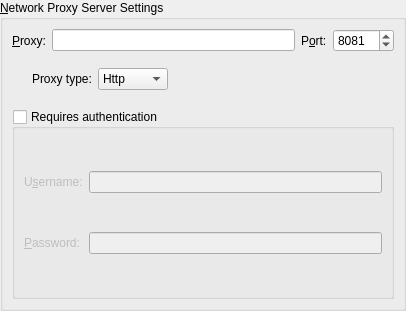
<?xml version="1.0" encoding="UTF-8"?>
<ui version="4.0">
 <class>ProxySettingsWidget</class>
 <widget class="QWidget" name="ProxySettingsWidget">
  <property name="geometry">
   <rect>
    <x>0</x>
    <y>0</y>
    <width>406</width>
    <height>311</height>
   </rect>
  </property>
  <layout class="QVBoxLayout" name="verticalLayout_2">
   <property name="leftMargin">
    <number>0</number>
   </property>
   <property name="topMargin">
    <number>0</number>
   </property>
   <property name="rightMargin">
    <number>0</number>
   </property>
   <property name="bottomMargin">
    <number>0</number>
   </property>
   <item>
    <widget class="QGroupBox" name="groupBox_proxy">
     <property name="toolTip">
      <string>&lt;html&gt;&lt;head&gt;&lt;meta name=&quot;qrichtext&quot; content=&quot;1&quot; /&gt;&lt;style type=&quot;text/css&quot;&gt;
p, li { white-space: pre-wrap; }
&lt;/style&gt;&lt;/head&gt;&lt;body style=&quot; font-family:'Sans Serif'; font-size:9pt; font-weight:400; font-style:normal;&quot;&gt;
&lt;p style=&quot; margin-top:0px; margin-bottom:0px; margin-left:0px; margin-right:0px; -qt-block-indent:0; text-indent:0px;&quot;&gt;Proxy settings for your local intranet. Please leave empty if there is no proxy.&lt;/p&gt;&lt;/body&gt;&lt;/html&gt;</string>
     </property>
     <property name="title">
      <string>&amp;Network Proxy Server Settings</string>
     </property>
     <layout class="QVBoxLayout" name="verticalLayout">
      <item>
       <layout class="QHBoxLayout" name="horizontalLayout">
        <item>
         <widget class="QLabel" name="label_proxyUrl">
          <property name="text">
           <string>&amp;Proxy:</string>
          </property>
          <property name="buddy">
           <cstring>kcfg_proxyUrl</cstring>
          </property>
         </widget>
        </item>
        <item>
         <widget class="QLineEdit" name="kcfg_proxyUrl">
          <property name="text">
           <string/>
          </property>
         </widget>
        </item>
        <item>
         <widget class="QLabel" name="label_proxyPort">
          <property name="text">
           <string>P&amp;ort:</string>
          </property>
          <property name="buddy">
           <cstring>kcfg_proxyPort</cstring>
          </property>
         </widget>
        </item>
        <item>
         <widget class="QSpinBox" name="kcfg_proxyPort">
          <property name="maximum">
           <number>65535</number>
          </property>
          <property name="value">
           <number>8081</number>
          </property>
         </widget>
        </item>
       </layout>
      </item>
      <item>
       <spacer name="verticalSpacer_2">
        <property name="orientation">
         <enum>Qt::Vertical</enum>
        </property>
        <property name="sizeType">
         <enum>QSizePolicy::Fixed</enum>
        </property>
        <property name="sizeHint" stdset="0">
         <size>
          <width>20</width>
          <height>10</height>
         </size>
        </property>
       </spacer>
      </item>
      <item>
       <layout class="QHBoxLayout" name="horizontalLayout_2">
        <item>
         <spacer name="horizontalSpacer_4">
          <property name="orientation">
           <enum>Qt::Horizontal</enum>
          </property>
          <property name="sizeType">
           <enum>QSizePolicy::Fixed</enum>
          </property>
          <property name="sizeHint" stdset="0">
           <size>
            <width>20</width>
            <height>20</height>
           </size>
          </property>
         </spacer>
        </item>
        <item>
         <widget class="QLabel" name="label_proxyType">
          <property name="text">
           <string>Proxy type:</string>
          </property>
         </widget>
        </item>
        <item>
         <widget class="QComboBox" name="kcfg_proxyType">
          <item>
           <property name="text">
            <string>Http</string>
           </property>
          </item>
          <item>
           <property name="text">
            <string>Socks5</string>
           </property>
          </item>
         </widget>
        </item>
        <item>
         <spacer name="horizontalSpacer">
          <property name="orientation">
           <enum>Qt::Horizontal</enum>
          </property>
          <property name="sizeHint" stdset="0">
           <size>
            <width>40</width>
            <height>20</height>
           </size>
          </property>
         </spacer>
        </item>
       </layout>
      </item>
      <item>
       <spacer name="verticalSpacer_3">
        <property name="orientation">
         <enum>Qt::Vertical</enum>
        </property>
        <property name="sizeType">
         <enum>QSizePolicy::Fixed</enum>
        </property>
        <property name="sizeHint" stdset="0">
         <size>
          <width>20</width>
          <height>13</height>
         </size>
        </property>
       </spacer>
      </item>
      <item>
       <widget class="QGroupBox" name="kcfg_proxyAuth">
        <property name="title">
         <string>Requires authentication</string>
        </property>
        <property name="flat">
         <bool>true</bool>
        </property>
        <property name="checkable">
         <bool>true</bool>
        </property>
        <property name="checked">
         <bool>false</bool>
        </property>
        <property name="text" stdset="0">
         <string>Requires authentication</string>
        </property>
        <layout class="QGridLayout" name="gridLayout1">
         <item row="0" column="0">
          <widget class="QLabel" name="label_username">
           <property name="text">
            <string>U&amp;sername:</string>
           </property>
           <property name="buddy">
            <cstring>kcfg_proxyUser</cstring>
           </property>
          </widget>
         </item>
         <item row="1" column="0">
          <widget class="QLabel" name="label_password">
           <property name="text">
            <string>&amp;Password:</string>
           </property>
           <property name="buddy">
            <cstring>kcfg_proxyPass</cstring>
           </property>
          </widget>
         </item>
         <item row="1" column="1">
          <widget class="QLineEdit" name="kcfg_proxyPass">
           <property name="enabled">
            <bool>false</bool>
           </property>
           <property name="echoMode">
            <enum>QLineEdit::Password</enum>
           </property>
          </widget>
         </item>
         <item row="0" column="1">
          <widget class="QLineEdit" name="kcfg_proxyUser">
           <property name="enabled">
            <bool>false</bool>
           </property>
          </widget>
         </item>
        </layout>
       </widget>
      </item>
     </layout>
    </widget>
   </item>
  </layout>
 </widget>
 <resources/>
 <connections/>
</ui>
